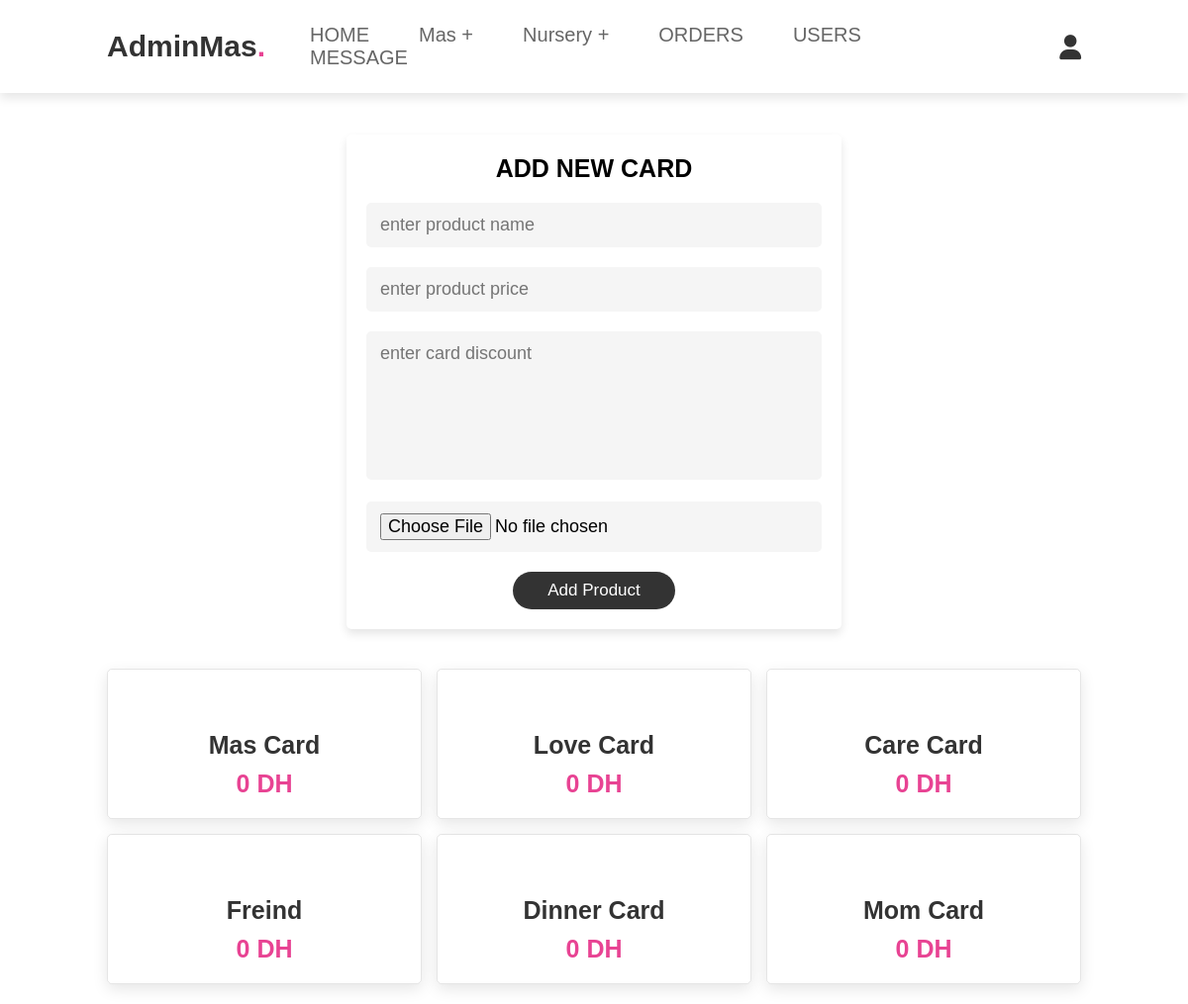
The app's page /admin_card.php (signed in) with its own data.
### tables this page shows
CREATE TABLE `card` (
  `id` int(100) NOT NULL,
  `name` varchar(100) NOT NULL,
  `price` int(100) NOT NULL,
  `image` varchar(100) NOT NULL,
  `quantity` int(100) NOT NULL
);

### admin_card.php (the view, shortened to what this page needs)
<?php
@include 'configuration.php';
?>
<!DOCTYPE html>
<html lang="en">
<head>
   <link rel="stylesheet" href="https://cdnjs.cloudflare.com/ajax/libs/font-awesome/6.0.0/css/all.min.css">
   <link rel="stylesheet" href="styleadmin.css">
</head>
<body>
<?php @include 'admin_header.php'; ?>
<br><br>
<section class="add-products">
      <form action="" method="POST" enctype="multipart/form-data">
         <h3>add new card </h3>
         <input type="text" class="box" required placeholder="enter product name" name="name">
         <input type="number" min="0" class="box" required placeholder="enter product price" name="price">
         <textarea name="details" class="box" required placeholder="enter card discount" cols="30" rows="10"></textarea>
         <input type="file" accept="image/jpg, image/jpeg, image/png" required class="box" name="image">
         <input type="submit" value="add product" name="add_product" class="btn">
      </form>
</section>
<section class="promo" id="promo">
   <div class="box-container">
      <?php
         $select_products = mysqli_query($conn, "SELECT * FROM `card`") or die('query failed');
         if(mysqli_num_rows($select_products) > 0){
            while($fetch_products = mysqli_fetch_assoc($select_products)){
      ?>
      <div class="box">
        <div class="image">
        </div>
        <div class="content">
                  <h3><?php echo $fetch_products['name']; ?></h3>
                  <div class="price"><?php echo $fetch_products['price']; ?> DH  </div>
         </div>
      </div>
      <?php
         }
      }else{
         echo '<p class="empty">no products added yet!</p>';
      }
      ?>
   </div>
</section>
</body>
</html>

### styleadmin.css (style rules this page uses)
:root { --pink:#e84393; --red:#963f69; --orange:#9f3861; --white:#fff; --light-color:#666; --light-white:#ccc; --light-bg:#f5f5f5; --border:.2rem solid var(--black); --box-shadow:0 .5rem 1rem rgba(0,0,0,.1); }
* { font-family: 'Rubik', sans-serif; margin:0; padding:0; box-sizing: border-box; outline: none; border:none; text-decoration: none; transition:all .2s linear; }
html { font-size: 62.5%; overflow-x: hidden; scroll-behavior: smooth; scroll-padding-top: 6.5rem; }
section { padding:3rem 2rem; }
.btn, .delete-btn, .option-btn { display: inline-block; border-radius: .5rem; margin-top: 1rem; font-size: 1.8rem; color:var(--white); cursor: pointer; padding:1rem 3rem; text-transform: capitalize; }
.btn { background-color: var(--pink); }
.add-products form { max-width: 50rem; border-radius: .5rem; background-color: var(--white); border:var(--pink); padding:2rem; text-align: center; margin:0 auto; box-shadow: var(--box-shadow); }
.add-products form h3 { font-size: 2.5rem; text-transform: uppercase; color:var(--black); margin-bottom: 1rem; }
.add-products form .box { width: 100%; margin:1rem 0; font-size: 1.8rem; color:var(--black); border-radius: .5rem; background-color: var(--light-bg); padding:1.2rem 1.4rem; border:var(--border); }
.add-products form textarea { height: 15rem; resize: none; }
.btn { display: inline-block; margin-top: 1rem; border-radius: 5rem; background: #333; color: #fff; padding: .9rem 3.5rem; cursor: pointer; font-size: 1.7rem; text-align: center; }
.promo .box-container { display: flex; flex-wrap: wrap; gap: 1.5rem; }
.promo .box-container .box { flex:1 1 30rem; box-shadow:0 .5rem 1.5rem rgba(0,0,0,.1); border-radius: .5rem; border: .1rem solid rgba(0,0,0,.1); position: relative; }
.promo .box-container .box .image { position:relative; text-align:center; padding-top: 2rem; overflow: hidden; }
.promo .box-container .box .content { padding: 2rem; text-align: center; }
.promo .box-container .box .content h3 { font-size: 2.5rem; color: #333; }
.promo .box-container .box .content .price { font-size: 2.5rem; color: var(--pink); font-weight: bolder; padding-top: 1rem ; }

### style_notif.css (style rules this page uses)
:root { --pink:#e84393; --light-bg:#f5f5f5; --border:.2rem solid var(--black) ; --light-color:#666; --box-shadow:0 .5rem 1rem rgba(0,0,0,.1); }
* { margin:0;padding:0; font-family: Verdana, Geneva, Tahoma, sans-serif; outline: none ;border:none; text-decoration:none; text-transform: none; transition:.2s linear; }
html { font-size:62.5% ; scroll-behavior: smooth; scroll-padding-top: 6rem; overflow-x: hidden; }
section { padding:2rem 9%; }
.btn { display: inline-block; margin-top: 1rem; border-radius: 5rem; background: #333; color: #fff; padding: .9rem 3.5rem; cursor: pointer; font-size: 1.7rem; text-align: center; }

### records on screen
card: name "Mas Card", price "0"
card: name "Love Card", price "0"
card: name "Care Card", price "0"
card: name "Freind", price "0"
card: name "Dinner Card", price "0"
card: name "Mom Card", price "0"
